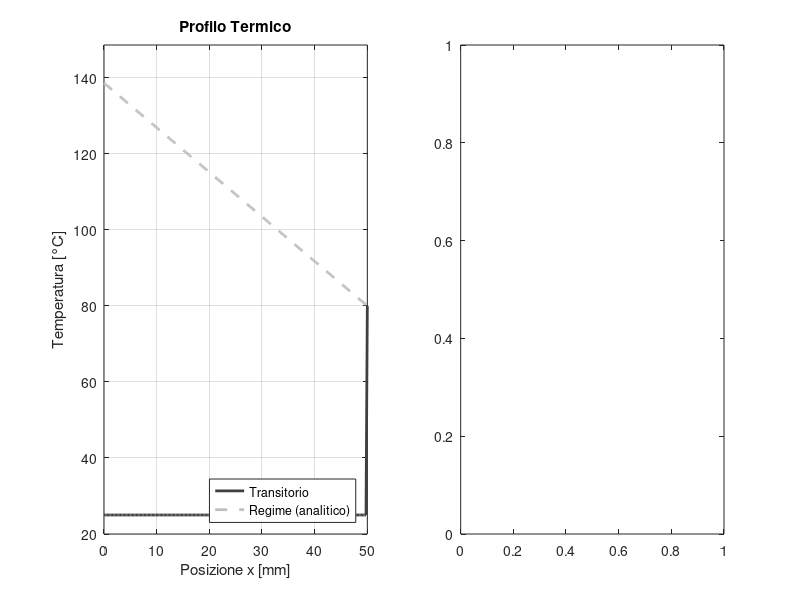

This figure's MATLAB source: (Note: this script raises an error after producing the figure.)
%% Diffusione Termica 1D: Sbarra di Alluminio
%  BC sinistra  (x=0): flusso imposto  q_in = 25 W  (Neumann)
%  BC destra    (x=L): temperatura fissa T_sink = 80 °C (Dirichlet)
%
%  Geometria: 3 mm x 30 mm x 50 mm (sezione A = 9e-5 m^2)
%
%  Metodo: differenze finite esplicite (FTCS) con ghost-node per
%          la condizione di Neumann al bordo sinistro.
%

clear; clc; close all;

%% ── 1. Parametri Fisici ─────────────────────────────────────────────────
L     = 0.050;          % Lunghezza sbarra              [m]
alpha = 98e-6;          % Diffusività termica Al        [m²/s]
k     = 237;            % Conducibilità termica Al      [W/(m·K)]
A     = 3e-3 * 30e-3;   % Sezione: 3 mm × 30 mm         [m²]  = 9e-5 m²

% Condizioni al contorno
q_in   = 25;        % Flusso termico imposto a x=0      [W]
T_sink = 80;        % Temperatura pozzo a x=L           [°C]
T0     = 25;        % Temperatura iniziale (ambiente)   [°C]

%% ── 2. Discretizzazione Spaziale ────────────────────────────────────────
Nx = 200;                    % Nodi interni + bordi
dx = L / (Nx - 1);           % Passo spaziale
x  = linspace(0, L, Nx);     % Griglia [m]

% Coefficiente CFL — stabilità per esplicito: lambda < 0.5
% Usiamo safety factor 0.45
lambda = 0.45;
dt     = lambda * dx^2 / alpha;   % Passo temporale [s]

T_final = 120;               % Durata simulazione [s] — abbondante per il regime
Nt      = ceil(T_final / dt);

fprintf('Parametri solver:\n');
fprintf('  dx = %.4f mm | dt = %.6f s | Nt = %d | lambda = %.4f\n', ...
        dx*1e3, dt, Nt, lambda);

%% ── 3. Soluzione Analitica a Regime (verifica) ──────────────────────────
% A regime: d²T/dx² = 0  →  T(x) = a·x + b
% T'(0) = -q_in/(k·A)   →  a = -q_in/(k·A)
% T(L)  = T_sink         →  b = T_sink - a·L
a_ss = -q_in / (k * A);
b_ss = T_sink - a_ss * L;
T_ss = a_ss * x + b_ss;       % Profilo lineare a regime

fprintf('  Temp. a x=0 a regime: %.2f °C\n', T_ss(1));
fprintf('  Temp. a x=L a regime: %.2f °C  (atteso: %.0f °C)\n\n', T_ss(end), T_sink);

%% ── 4. Inizializzazione ─────────────────────────────────────────────────
u     = T0 * ones(1, Nx);   % Condizione iniziale uniforme
u(end) = T_sink;             % Applica subito la Dirichlet a destra

% Matrici per registrare la storia temporale
t_hist = zeros(1, Nt);
T_x0_hist = zeros(1, Nt);   % T(x=0) nel tempo
T_xmid_hist = zeros(1, Nt); % T(x=L/2) nel tempo

%% ── 5. Setup Grafico ────────────────────────────────────────────────────
fig = figure('Name', 'Diffusione Termica 1D', ...
             'Position', [100 100 1000 520], ...
             'Color', [0.9 0.9 0.9]);

% Subplot 1: Profilo spaziale
ax1 = subplot(1,2,1);
hProf = plot(ax1, x*1e3, u, '-','color', [0.25 0.25 0.25], 'LineWidth', 2); hold on;
hSS   = plot(ax1, x*1e3, T_ss, '--','color', [0.75 0.75 0.75], 'LineWidth', 2);
xlabel(ax1, 'Posizione x [mm]');
ylabel(ax1, 'Temperatura [°C]');
title(ax1, 'Profilo Termico');
legend(ax1, 'Transitorio', 'Regime (analitico)', 'Location', 'SouthEast');
grid(ax1, 'on');
ylim(ax1, [T0-5, T_ss(1)+10]);
xlim(ax1, [0, L*1e3]);

% Subplot 2: Storia temporale
ax2 = subplot(1,2,2);
hH0   = plot(ax2, NaN, NaN, '-','color', [0.25 0.25 0.25], 'LineWidth', 2); hold on;
hHmid = plot(ax2, NaN, NaN, '-','color', [0.50 0.50 0.50], 'LineWidth', 2);
hSS0  = yline(ax2, T_ss(1), '--','color', [0.75 0.75 0.75], 'LineWidth', 2);
xlabel(ax2, 'Tempo [s]');
ylabel(ax2, 'Temperatura [°C]');
title(ax2, 'Convergenza al Regime');
legend(ax2, 'T(x=0)', 'T(x=L/2)', 'T_{regime}(x=0)', 'Location', 'SouthEast');
grid(ax2, 'on');
ylim(ax2, [T0-5, T_ss(1)+10]);

sgtitle(fig, sprintf('Sbarra Al 3×30×50 mm | q_{in}=%.0f W | T_{sink}=%.0f °C', ...
                     q_in, T_sink), 'FontSize', 12, 'FontWeight', 'bold');

%% ── 6. Loop Temporale ───────────────────────────────────────────────────
disp('Avvio simulazione...');
plot_interval = max(1, floor(Nt / 300)); % ~300 aggiornamenti grafico totali

for n = 1:Nt

    u_new = u;

    % ── A. Nodi interni: schema FTCS standard ────────────────────────────
    u_new(2:end-1) = u(2:end-1) + lambda * ...
                     (u(3:end) - 2*u(2:end-1) + u(1:end-2));

    % ── B. BC sinistra — Neumann: flusso imposto q_in  (ghost node) ──────
    %  -k·A·(dT/dx)|_{x=0} = q_in
    %  Con ghost node: u_ghost = u(2) + 2·dx·q_in/(k·A)
    %  → u_new(1) = u(1) + lambda·(u(2) - 2·u(1) + u_ghost)
    %             = u(1) + lambda·(2·u(2) - 2·u(1) + 2·dx·q_in/(k·A))
    u_ghost  = u(2) + 2 * dx * q_in / (k * A);
    u_new(1) = u(1) + lambda * (u(2) - 2*u(1) + u_ghost);

    % ── C. BC destra — Dirichlet: temperatura fissa ───────────────────────
    u_new(end) = T_sink;

    % ── D. Aggiorna stato ─────────────────────────────────────────────────
    u = u_new;

    % ── E. Registra storia temporale ──────────────────────────────────────
    t_hist(n)      = n * dt;
    T_x0_hist(n)   = u(1);
    T_xmid_hist(n) = u(ceil(Nx/2));

    % ── F. Aggiorna grafico ───────────────────────────────────────────────
    if mod(n, plot_interval) == 0
        set(hProf, 'YData', u);

        idx = 1:n;
        set(hH0,   'XData', t_hist(idx),   'YData', T_x0_hist(idx));
        set(hHmid, 'XData', t_hist(idx),   'YData', T_xmid_hist(idx));

        sgtitle(fig, sprintf('Sbarra Al 3×30×50 mm | t = %.1f s / %.0f s', ...
                             n*dt, T_final), ...
                'FontSize', 12, 'FontWeight', 'bold');
        drawnow limitrate;
    end
end

%% ── 7. Verifica Convergenza ─────────────────────────────────────────────
err_max = max(abs(u - T_ss));
fprintf('Simulazione completata.\n');
fprintf('  Errore max vs. regime analitico: %.4f °C\n', err_max);

% Grafico finale con overlay soluzione analitica ben visibile
set(hProf, 'YData', u, 'Color', [0.5 0.5 0.5]);
set(hH0,   'XData', t_hist, 'YData', T_x0_hist);
set(hHmid, 'XData', t_hist, 'YData', T_xmid_hist);
sgtitle(fig, sprintf('REGIME RAGGIUNTO | Sbarra Al 3×30×50 mm | Errore max: %.3f °C', err_max), ...
        'FontSize', 12, 'FontWeight', 'bold', 'Color', [0.25 0.25 0.25]);
drawnow;
